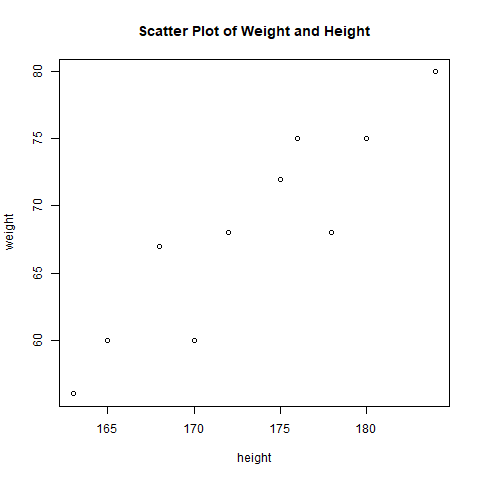

Write R code to recreate this figure.
df <- read.csv("HeightWeightData.csv")

png("scatter.png")

plot(
    df$height,
    df$weight,
    xlab = "height",
    ylab = "weight",
    main = "Scatter Plot of Weight and Height"
)



dev.off()